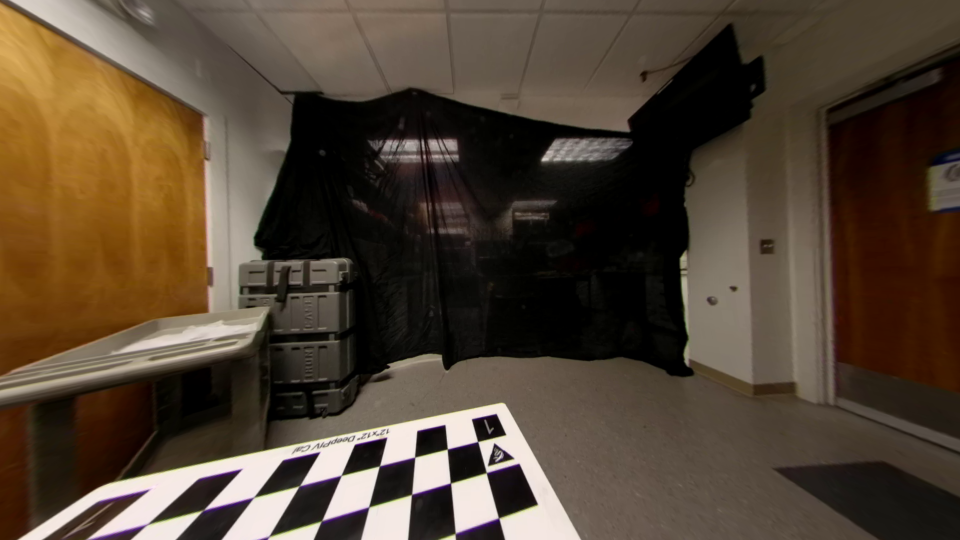
#> input picture curtainru.png, 1920 x 1080 px (shown at 1/2 size)
$ python disparity.py
#> lines starting #> are read from the running program, lines starting #| are printed output that depends on the picture; after the words box and inside, x2 and y2 are one past the last pixel; in counts of white or black regions, pixels touching at a corner belong together
# import OpenCV and pyplot
import cv2 as cv
from matplotlib import pyplot as plt
import numpy as np
import open3d

# read left and right images
#imgRR = cv.imread('onemRu.png')
imgR = cv.imread('curtainru.png', cv.IMREAD_GRAYSCALE)
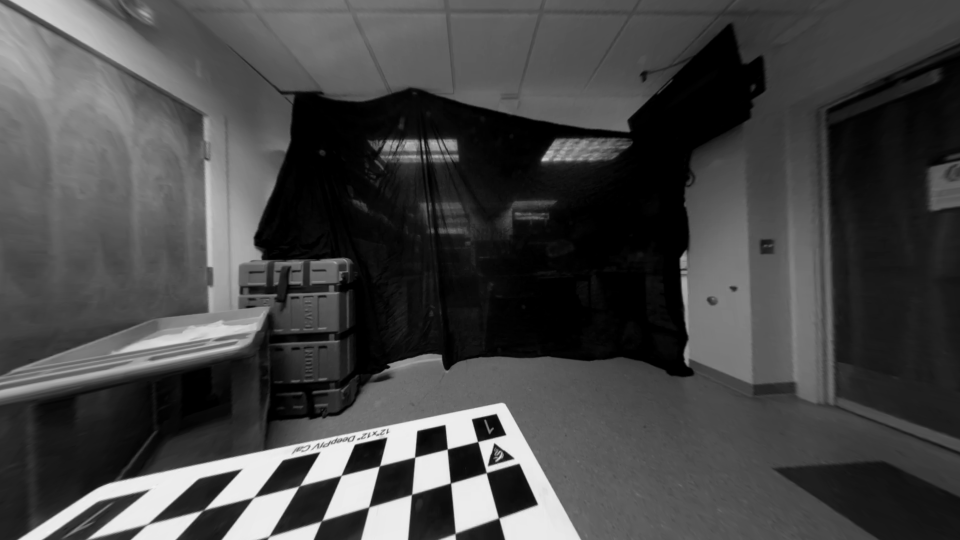
#> imgR: shape (1080, 1920) (shown at 1/2 size); min 0, max 250, mean 69.1
imgL = cv.imread('curtainlu.png', cv.IMREAD_GRAYSCALE)
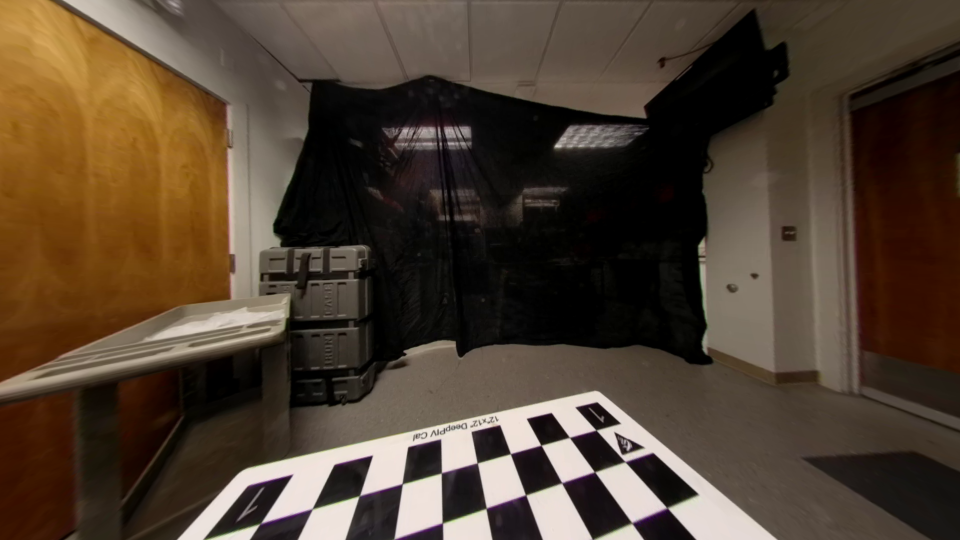
#> input picture curtainlu.png, 1920 x 1080 px (shown at 1/2 size)
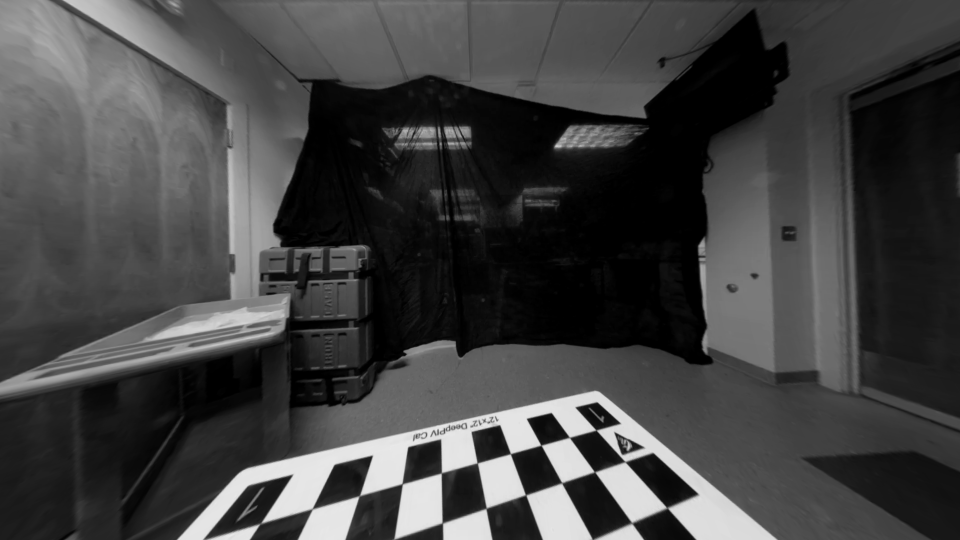
#> imgL: shape (1080, 1920) (shown at 1/2 size); min 0, max 241, mean 66.3

cropped_imageL = imgL#[60:900, 230:1500]
cropped_imageR = imgR#[60:900, 230:1500]

# Display cropped image
#cv.imshow("cropped", cropped_image)

# creates StereoBm object
stereo = cv.StereoSGBM_create(numDisparities =160,
                            blockSize =1)

# computes disparity
disparity = stereo.compute(cropped_imageL, cropped_imageR)
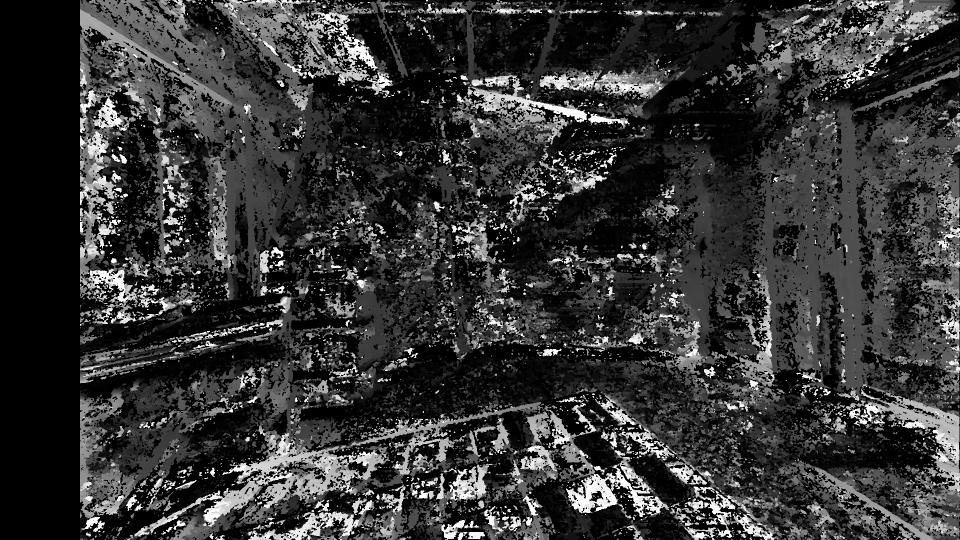
#> disparity: shape (1080, 1920) int16 (shown at 1/2 size); min -16, max 2544, mean 520.9; drawn with min black and max white
#Hori = np.concatenate((imgRR, disparity), axis=1)
# displays image as grayscale and plotted
#combined_image = np.hstack((imgL, imgR, disparity))
#plt.imshow(imgRR)
print(disparity)
#> (printed output is left out)
plt.imshow(disparity)
arr = np.array(disparity)
print(arr.shape)
#| (1080, 1920)
plt.show()


ply_header = '''ply
format ascii 1.0
element vertex %(vert_num)d
property float x
property float y
property float z
property uchar red
property uchar green
property uchar blue
end_header
'''


def write_ply(fn, verts, colors):
    verts = verts.reshape(-1, 3)
    colors = colors.reshape(-1, 3)
    verts = np.hstack([verts, colors])
    with open(fn, 'wb') as f:
        f.write((ply_header % dict(vert_num=len(verts))).encode('utf-8'))
        np.savetxt(f, verts, fmt='%f %f %f %d %d %d ')


disp = stereo.compute(imgL, imgR).astype(np.float32) / 16.0

print('generating 3d point cloud...',)
h, w = imgL.shape[:2]
#> h = 1080; w = 1920
f = 0.8*w                         # guess for focal length
#> f = 1536

Q=np.float32(
[[ 1.00000000e+00,  0.00000000e+00,  0.00000000e+00, -2.67034456e+02],
 [ 0.00000000e+00,  1.00000000e+00,  0.00000000e+00, -1.03445789e+03],
 [ 0.00000000e+00,  0.00000000e+00,  0.00000000e+00,  9.16584610e+02],
 [ 0.00000000e+00,  0.00000000e+00, -8.44895915e-04,  0.00000000e+00]])


#Q = np.float32([[1, 0, 0, -0.5*w],
#                    [0,-1, 0,  0.5*h], # turn points 180 deg around x-axis,
#                    [0, 0, 0,     -f], # so that y-axis looks up
#                   [0, 0, 1,      0]])


disp = disp.astype(np.float32) * 1.0/255
points = cv.reprojectImageTo3D(disp, Q, True)
#> points: shape (1080, 1920, 3) float32; 2.85% of the values are NaN or infinite; the others: min -796284992, max 547532032, mean 31617326

#reflect on x axis
reflect_matrix = np.identity(3)
reflect_matrix[0] *= -1
points = np.matmul(points,reflect_matrix)
#> points: shape (1080, 1920, 3) float64; 2.85% of the values are NaN or infinite; the others: min -498583552, max 796284992, mean -654390.9

#extract colors from image
colors = cv.cvtColor(cv.imread('curtainlu.png'), cv.COLOR_BGR2RGB)

#filter by min disparity
img=disp.copy()
mask = img > img.min()
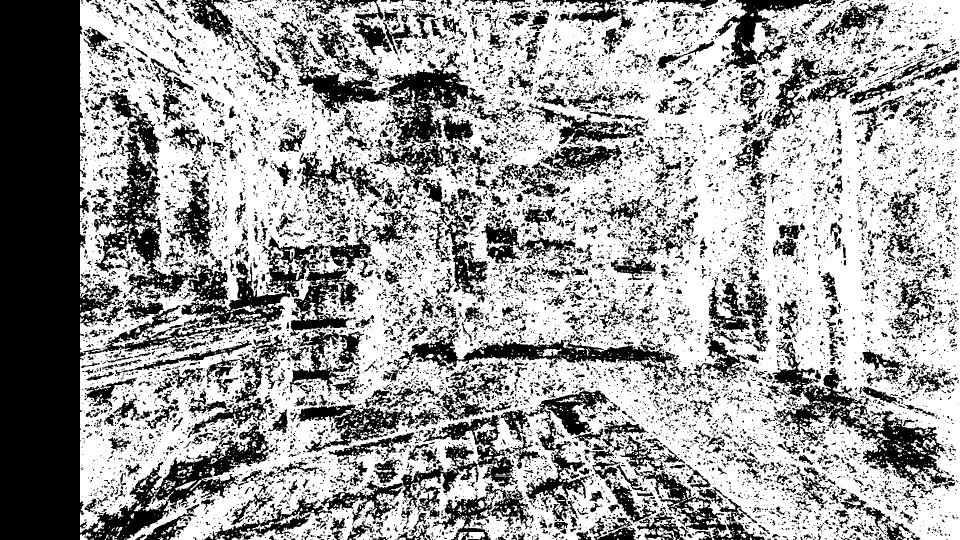
#> mask: shape (1080, 1920) bool (shown at 1/2 size); 62.6% white; 12943 black regions (10636 under 20 px), largest, box (x1, y1, x2, y2) and area: (0, 0, 538, 1080) 197437, (167, 420, 817, 709) 29707, (1545, 684, 1911, 980) 23165
out_points = points[mask]
out_colors = colors[mask]

#filter by dimension
idx = np.fabs(out_points[:,0]) < 4.5
out_points = out_points[idx]
#> out_points = empty array
out_colors = out_colors.reshape(-1, 3)
out_colors = out_colors[idx]
#> out_colors = empty array

write_ply('out.ply', out_points, out_colors)
print('%s saved' % 'out.ply')

"""
points = np.reshape(points, (-1, 3))
colors = np.reshape(cv.imread('curtainlu.png'), (-1, 3)).astype(np.float32) / 255.0
colors = colors[..., ::-1]
points_mask = np.logical_and(points[..., 2] > -100000, points[..., 2] < -2600)
colors = colors[points_mask]
points = points[points_mask]

out_fn = 'out.ply'
write_ply(out_fn, points, colors)
print('%s saved' % out_fn)


pcd = open3d.PointCloud()
pcd.points = open3d.Vector3dVector(points * np.array((1, 1, -1)))
pcd.colors = open3d.Vector3dVector(colors)
open3d.draw_geometries([pcd])
"""
#cv.imshow('left', imgL)
#cv.imshow('disparity', (disp-min_disp)/num_disp)
#cv.waitKey()

print('Done')


# Setting parameters for StereoSGBM algorithm
"""
numDisparities = 180;
blockSize =3;
disp12MaxDiff = 1;
uniquenessRatio = 10;
speckleWindowSize = 10;

def nothing(x):
    pass


cv.namedWindow('disp',cv.WINDOW_NORMAL)
cv.resizeWindow('disp',600,600)

cv.createTrackbar('numDisparities','disp',1,1600,nothing)
cv.createTrackbar('blockSize','disp',5,50,nothing)
cv.createTrackbar('preFilterType','disp',1,1,nothing)
cv.createTrackbar('preFilterSize','disp',2,25,nothing)
cv.createTrackbar('preFilterCap','disp',5,62,nothing)
cv.createTrackbar('textureThreshold','disp',10,100,nothing)
cv.createTrackbar('uniquenessRatio','disp',15,100,nothing)
cv.createTrackbar('speckleRange','disp',0,100,nothing)
cv.createTrackbar('speckleWindowSize','disp',3,25,nothing)
cv.createTrackbar('disp12MaxDiff','disp',5,25,nothing)
cv.createTrackbar('minDisparity','disp',5,25,nothing)

stereo = cv.StereoSGBM_create()

while True:
    numDisparities = cv.getTrackbarPos('numDisparities','disp')*16
    blockSize = cv.getTrackbarPos('blockSize','disp')*2 + 5
  #  preFilterType = cv.getTrackbarPos('preFilterType','disp')
  #  preFilterSize = cv.getTrackbarPos('preFilterSize','disp')*2 + 5
    preFilterCap = cv.getTrackbarPos('preFilterCap','disp')
 #   textureThreshold = cv.getTrackbarPos('textureThreshold','disp')
    uniquenessRatio = cv.getTrackbarPos('uniquenessRatio','disp')
    speckleRange = cv.getTrackbarPos('speckleRange','disp')
    speckleWindowSize = cv.getTrackbarPos('speckleWindowSize','disp')*2
    disp12MaxDiff = cv.getTrackbarPos('disp12MaxDiff','disp')
    minDisparity = cv.getTrackbarPos('minDisparity','disp')

    stereo.setNumDisparities(numDisparities)
    stereo.setBlockSize(blockSize)
  #  stereo.setPreFilterType(preFilterType)
  #  stereo.setPreFilterSize(preFilterSize)
    stereo.setPreFilterCap(preFilterCap)
  #  stereo.setTextureThreshold(textureThreshold)
    stereo.setUniquenessRatio(uniquenessRatio)
    stereo.setSpeckleRange(speckleRange)
    stereo.setSpeckleWindowSize(speckleWindowSize)
    stereo.setDisp12MaxDiff(disp12MaxDiff)
    stereo.setMinDisparity(minDisparity)

    disp = stereo.compute(imgL, imgR).astype(np.float32)
    disp = (disp/16.0 - minDisparity)/numDisparities
    cv.imshow("disp",disp)

    if cv.waitKey(1) == 27:
      break
"""
# Creating an object of StereoSGBM algorithm

'''
stereo = cv.StereoSGBM_create(minDisparity = minDisparity,
        numDisparities = numDisparities,
        blockSize = blockSize,
        disp12MaxDiff = disp12MaxDiff,
        uniquenessRatio = uniquenessRatio,
        speckleWindowSize = speckleWindowSize,
        speckleRange = speckleRange

    )

# Calculating disparith using the StereoSGBM algorithm
disp = stereo.compute(imgL, imgR).astype(np.float32)
disp = cv.normalize(disp,0,255,cv.NORM_MINMAX)

# Displaying the disparity map
cv.imshow("disparity",disp)
cv.waitKey(0)
'''
